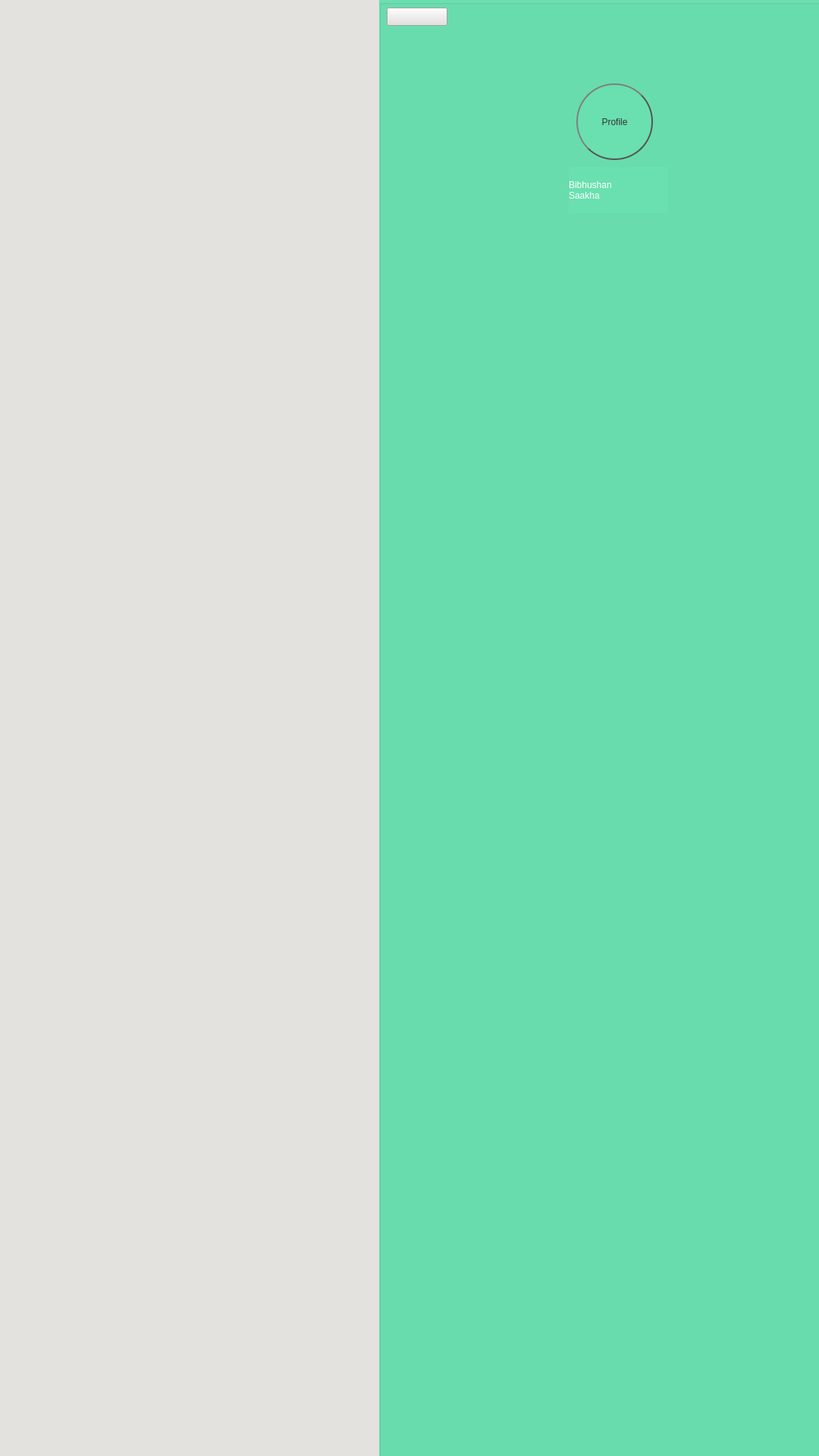
<?xml version="1.0" encoding="UTF-8"?>
<ui version="4.0">
 <class>Dialog2</class>
 <widget class="QDialog" name="Dialog2">
  <property name="geometry">
   <rect>
    <x>0</x>
    <y>0</y>
    <width>1080</width>
    <height>1920</height>
   </rect>
  </property>
  <property name="windowTitle">
   <string>Dialog</string>
  </property>
  <property name="styleSheet">
   <string notr="true">background-color:rgb(227, 226, 223);
</string>
  </property>
  <widget class="QGroupBox" name="groupBox">
   <property name="geometry">
    <rect>
     <x>500</x>
     <y>0</y>
     <width>651</width>
     <height>1941</height>
    </rect>
   </property>
   <property name="styleSheet">
    <string notr="true">background-color:#6adfb0;</string>
   </property>
   <property name="title">
    <string/>
   </property>
   <widget class="QPushButton" name="pushButton">
    <property name="geometry">
     <rect>
      <x>260</x>
      <y>110</y>
      <width>101</width>
      <height>101</height>
     </rect>
    </property>
    <property name="styleSheet">
     <string notr="true">QPushButton {
    color: #333;
    border: 2px solid #555;
    border-radius: 50px;
    border-style: outset;
   background: qradialgradient(
        cx: 0.3, cy: -0.4, fx: 0.3, fy: -0.4,
        radius: 1.35, stop: 0 rgb(255, 214, 249) stop: 1 rgb(255, 237, 237)
        );
   
    padding: 5px;
    }
QPushButton:hover {
    background: qradialgradient(
        cx: 0.3, cy: -0.4, fx: 0.3, fy: -0.4,
        radius: 1.35, stop: 0 #fff, stop: 1 #bbb
        );
    }

QPushButton:pressed {
    border-style: inset;
    background: qradialgradient(
        cx: 0.4, cy: -0.1, fx: 0.4, fy: -0.1,
        radius: 1.35, stop: 0 #fff, stop: 1 #ddd
        );
    }</string>
    </property>
    <property name="text">
     <string>Profile</string>
    </property>
   </widget>
   <widget class="QLabel" name="label">
    <property name="geometry">
     <rect>
      <x>250</x>
      <y>220</y>
      <width>131</width>
      <height>61</height>
     </rect>
    </property>
    <property name="styleSheet">
     <string notr="true">color:white;
font:bold 25px &quot;Sherif&quot;;</string>
    </property>
    <property name="text">
     <string>Bibhushan
Saakha</string>
    </property>
   </widget>
   <widget class="QPushButton" name="pushButton_2">
    <property name="geometry">
     <rect>
      <x>10</x>
      <y>10</y>
      <width>80</width>
      <height>24</height>
     </rect>
    </property>
    <property name="styleSheet">
     <string notr="true">image:url(:/icon/icon/home.png);
background-color:rgb(227, 226, 223);
</string>
    </property>
    <property name="text">
     <string/>
    </property>
   </widget>
  </widget>
  <widget class="QLabel" name="label_2">
   <property name="geometry">
    <rect>
     <x>0</x>
     <y>0</y>
     <width>151</width>
     <height>151</height>
    </rect>
   </property>
   <property name="styleSheet">
    <string notr="true">image: url(:/icon/icon/MITRA.png);</string>
   </property>
   <property name="text">
    <string/>
   </property>
  </widget>
 </widget>
 <resources/>
 <connections/>
</ui>
